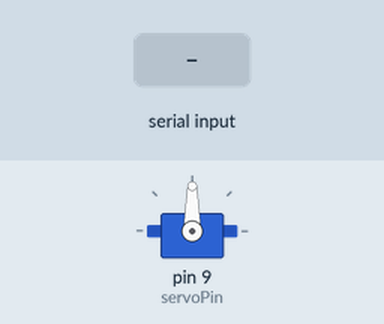
A sketch run on a simulated Arduino Uno, built with avr-gcc and run on an emulated ATmega328P. Shown: servo. The inputs (shaded band) are chosen by the test bench.

Above: at 1.2 s.
1.3 s: "30,150\n" received over Serial
At 2.5 s:
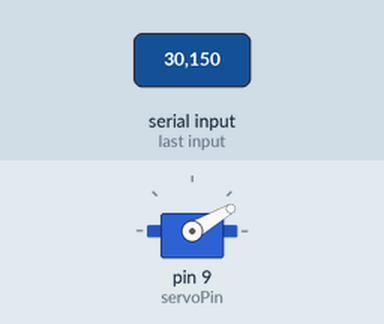
2.8 s: "5\n" received over Serial
At 3.8 s:
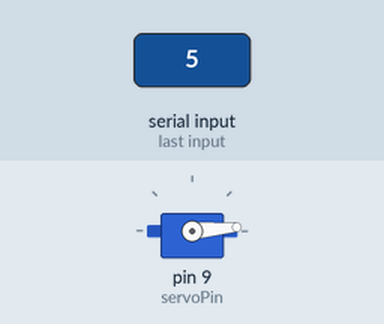
4.3 s: "90,45\n" received over Serial
At 5.0 s:
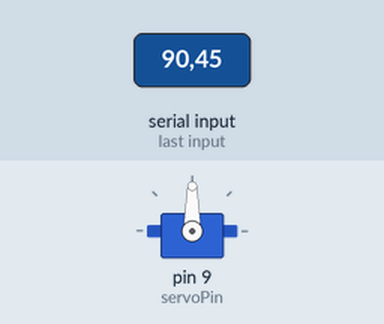
Timing chart, 0 to 7.3 s (numbered marks = the images above; inputs shaded):
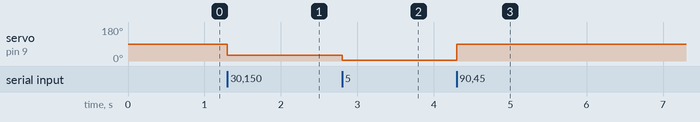

The sketch:

indextrackerservo.ino
```cpp
#include <Servo.h>

const int servoPin = 9;
Servo myServo;

void setup() {
  Serial.begin(115200);
  myServo.attach(servoPin);
}

void loop() {
  if (Serial.available()) {
    String angleStr = Serial.readStringUntil('\n');
    angleStr.trim();

    float angle = angleStr.toFloat();

    if (angle >= 0 && angle <= 180) {
      myServo.write(angle);
    } else {
      Serial.println("Angle out of range");
    }
  }
}
```

Measured:
- after the input at 1.3 s, servo on pin 9 (servoPin): 90° → 30° at once
- after the input at 2.8 s, servo on pin 9 (servoPin): 30° → 5° at once
- after the input at 4.3 s, servo on pin 9 (servoPin): 5° → 90° at once
